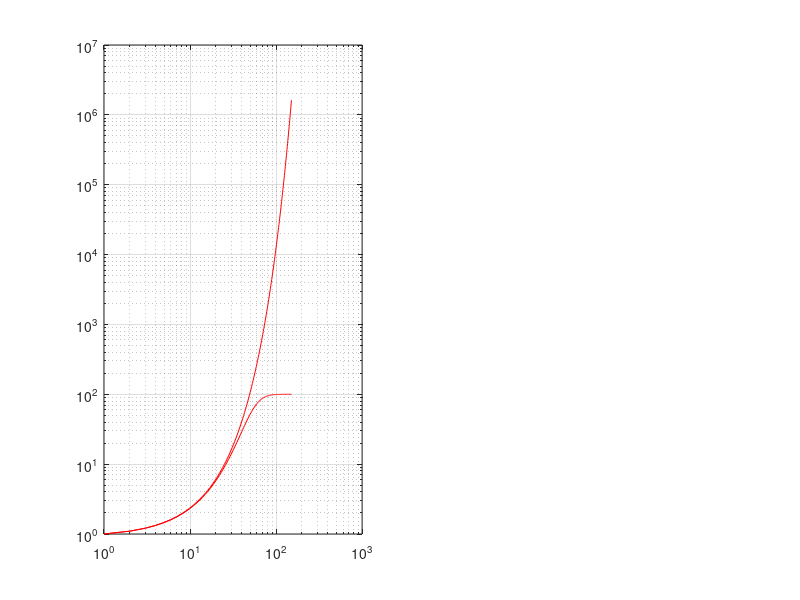

Reproduce this figure in MATLAB. (Note: this script raises an error after producing the figure.)
clc,clear,clf
tEnd=150;
N0 = [1 2 3 10];
N02 = [1 2 3 10]

color=["r-","k-","b-","m-"]
color2=["r.","k.","b.","m."]

for j=1:length(N0)


r = 0.1;
b = 1;
k = 10^3;

N = [N0(j)];
app = [N02(j)];
error = []
for i=1:tEnd
    N = [N (r+1)*N(end)/(1+(N(end)/k)^b)];
    app = [app ((r+1))^i*(N0(j))];
    error = [error app(end)-N(end)]
end
subplot(1,2,1)
t = 0:tEnd;
loglog(N,color(j))
hold on
loglog(app,color2(j))
hold on
grid on
yt = @(t) N0(j)+ (r*N0(j))*t;
%fplot(yt,[0,100])
legend("N_0 = "+N0(1),"approximation \eta = "+N0(1),"N_0 = "+N0(2),"approximation \eta = "+N0(2),"N_0 = "+N0(3),"approximation \eta = "+N0(3),"N_0 = "+N0(4),"approximation \eta = "+N0(4))
title("Discrete growth model, with approximation near the unstable steady state N^*_1")

%legend("sd","sd","sd","sd")
subplot(1,2,2)

loglog(error,color(j))
grid on
legend("error for \eta = N_0 = " +N0(1), "error for \eta = N_0 = " +N0(2), "error for \eta = N_0 = " +N0(3), "error for \eta = N_0 = " +N0(4))
title("plot of errors: F^n(N^*_1+\eta) - F(N_\tau)")
hold on
end
subplot(1,2,1)
xlabel("\tau")
ylabel("N_\tau")
set(get(gca,'ylabel'),'rotation',0)



%%

clc,clear,clf
tEnd=150;
color=["r-.","b-.","m-.","k-.","k-","m-","b-","r-"]
color2=["ro","bo","mo","ko","k*","m*","b*","r*"]
N0 = [90 97 98 99 101 102 103 110];
for j=1:length(N0)


r = 0.1;
b = 1;
k = 10^3;

N = [N0(j)];
app = [N0(j)];
error = []
for i=1:tEnd
    N = [N (r+1)*N(end)/(1+(N(end)/k)^b)];
    %app = [app (r+1)^i*N0(j)];
    app = [app 100+(1-b*r/(r+1))^i*(N0(j)-100)];
    error = [error app(end)-N(end)]
end
subplot(1,2,1)
title("Discrete growth model, with approximation near the stable steady state N^*_2")
t = 0:tEnd;
loglog(N,color(j))
hold on
loglog(app,color2(j))
hold on
grid on
yt = @(t) N0(j)+ (r*N0(j))*t;
%fplot(yt,[0,100])


subplot(1,2,2)

loglog(error,color(j))
grid on
legend("error for \eta = N_0 = " +N0(1), "error for \eta = N_0 = " +N0(2), "error for \eta = N_0 = " +N0(3), "error for \eta = N_0 = " +N0(4),"error for \eta = N_0 = " +N0(5),"error for \eta = N_0 = " +N0(6),"error for \eta = N_0 = " +N0(7),"error for \eta = N_0 = " +N0(8))
title("plot of errors: F^n(N^*_2+\eta) - F(N_\tau)")
hold on

end
xlabel("\tau")
ylabel("error")
set(get(gca,'ylabel'),'rotation',0)
subplot(1,2,1)
yline(100,"--")
legend("N_0 = "+N0(1),"approximation \eta = "+N0(1),"N_0 = "+N0(2),"approximation \eta = "+N0(2),"N_0 = "+N0(3),"approximation \eta = "+N0(3),"N_0 = "+N0(4),"approximation \eta = "+N0(4),"N_0 = "+N0(5),"approximation \eta = "+N0(5),"N_0 = "+N0(6),"approximation \eta = "+N0(6),"N_0 = "+N0(7),"approximation \eta = "+N0(7),"N_0 = "+N0(8),"approximation \eta = "+N0(8),"Stable steady state")
xlabel("\tau")
ylabel("N_\tau")
set(get(gca,'ylabel'),'rotation',0)
%%
clf,clc,clear
alpha = 0.01;
n0 = 900;
tEnd=300;
eta = [n0];
nSteps = 300
Reta = zeros(100,30);
Rlist = linspace(14,14.9,nSteps);
xline(14.7796)
%xline(12.51)
%legend("sd","sd")
hold on
for j = 1:nSteps
R = Rlist(j);
for i=1:tEnd
    eta = [eta R*eta(end)*exp(-alpha*eta(end))];
end

Reta(:,j) = eta(end-99:end);

end
scatter(Rlist,Reta,".","blue")
xlabel("R")
ylabel("\eta")
title("Bifurcation diagram of \eta against R")
%%
%plot(eta(end-100:end))
clc,clear,clf
hold on
Rlist=[5 10 24 13]
alpha = 0.01
n0 = 900
for j=1:length(Rlist)
eta = [n0]
R = Rlist(j)
for i=1:40
    eta = [eta R*eta(end)*exp(-alpha*eta(end))];
end
plot(eta)
end
xlabel("\tau")
ylabel("\eta_\tau")

legend("1-cycle, R = 5","2-cycle, R = 10","3-cycle, R = 24","4-cycle, R = 13")
title("Plot of dynamics for different values of R")

